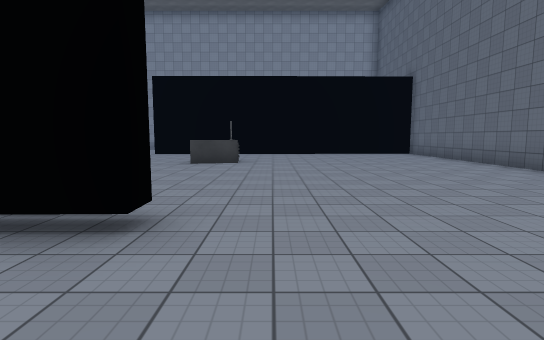
View 1 (above)

24 first-person views from a walk through a 3-D level made in the Unity game engine. The camera is 1.5 m above the floor, tilts 6° down and sees 80° across. The floor is counted in squares, 2 m on a side. Each view is taken from the middle of a square. On the plan, view 1 faces up. The plan holds only what a view shows up to about 11 squares ahead; the rest is blank. The place goes on beyond the plan. The player character is not drawn. Some surface patterns are stand-ins.

View 2
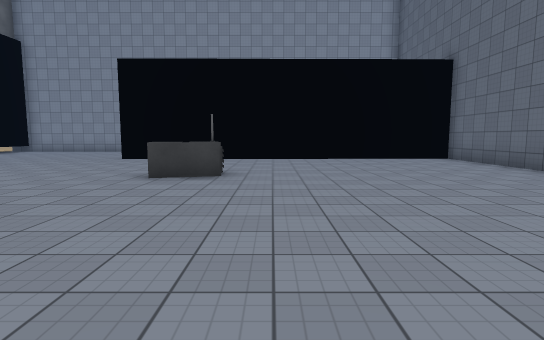

View 3
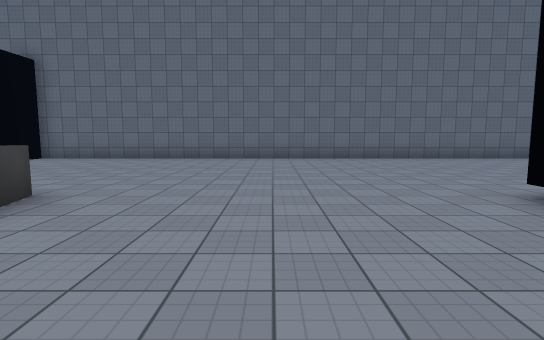

View 4
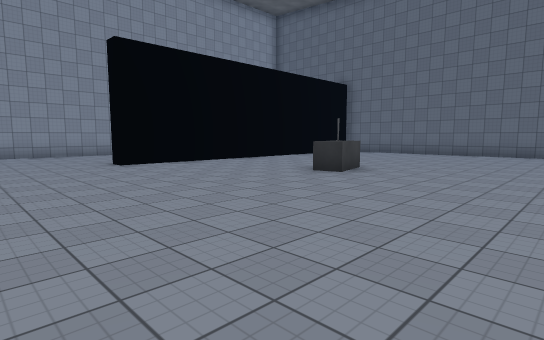

View 5
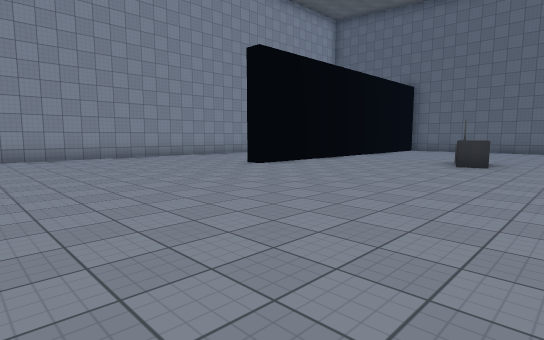

View 6
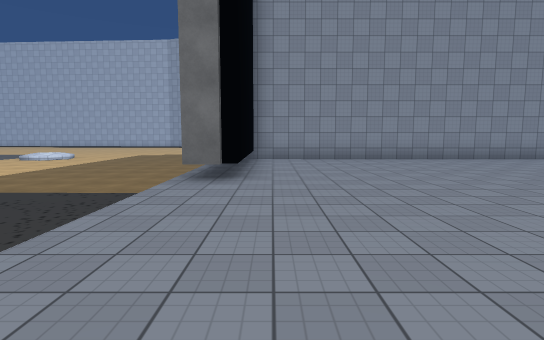

View 7
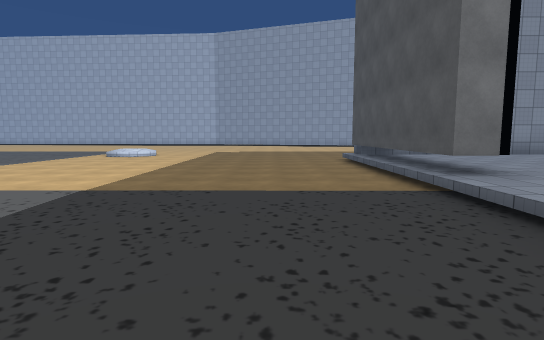

View 8
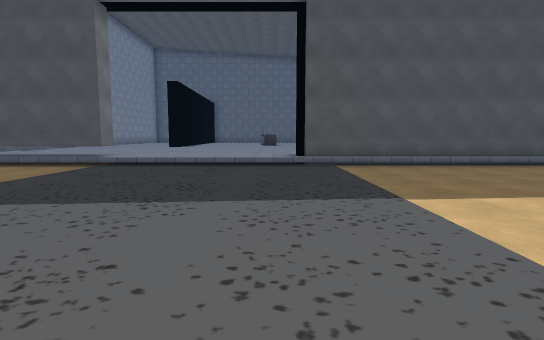

View 9
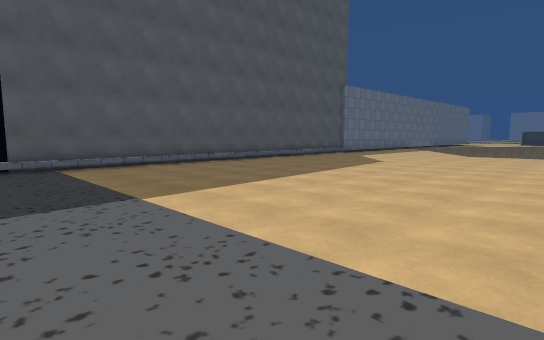

View 10
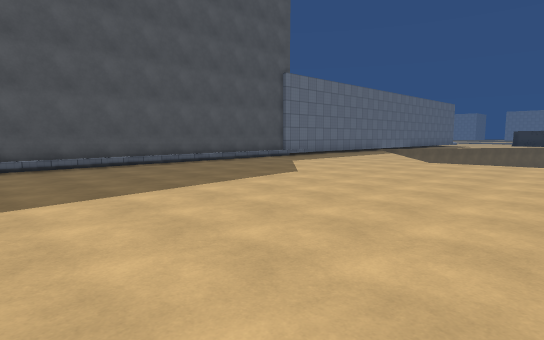

View 11
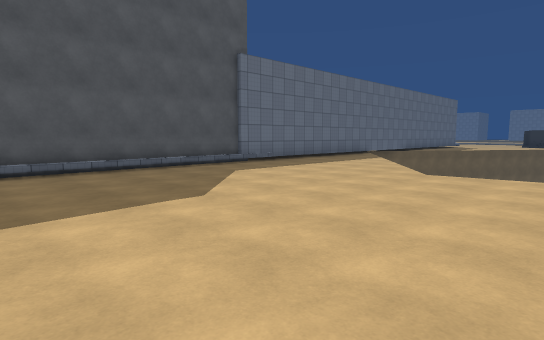

View 12
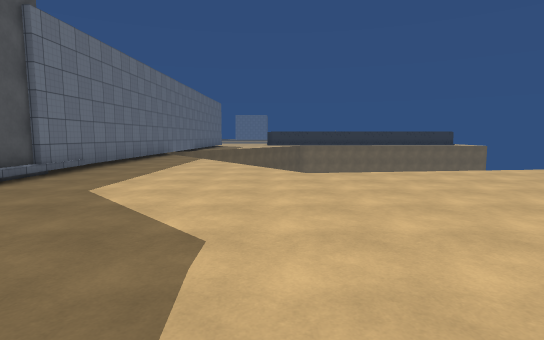

View 13
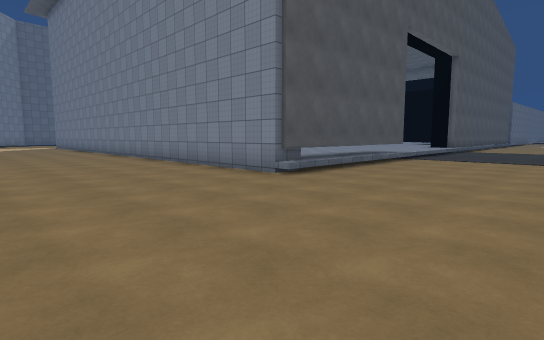

View 14
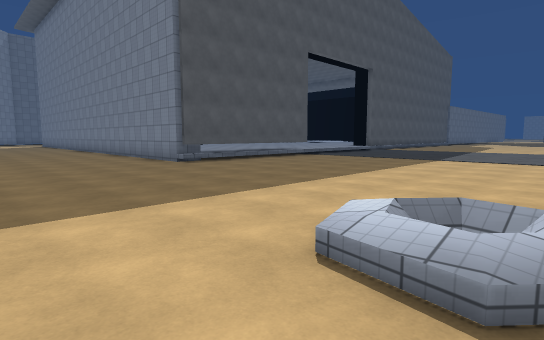

View 15
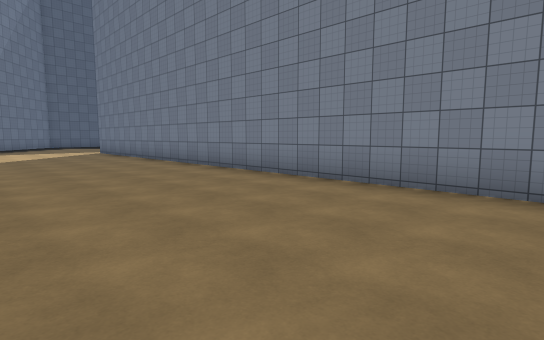

View 16
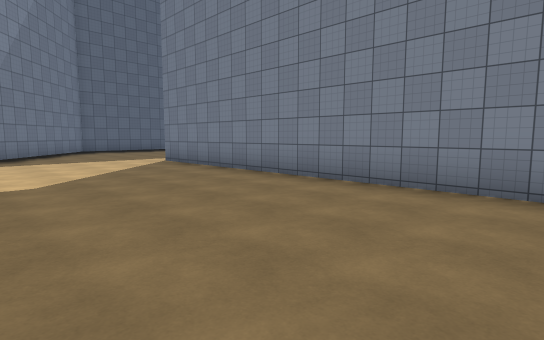

View 17
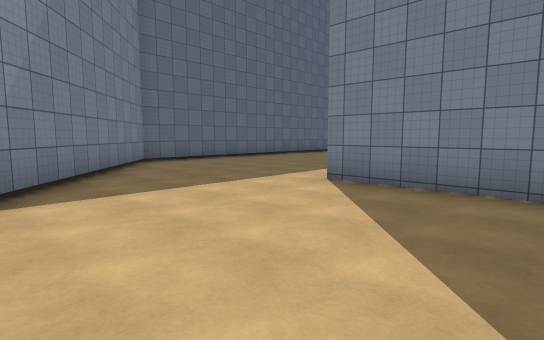

View 18
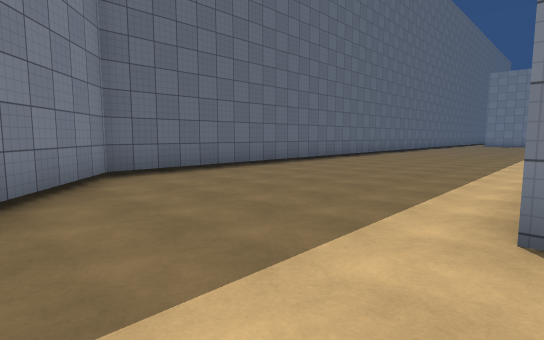

View 19
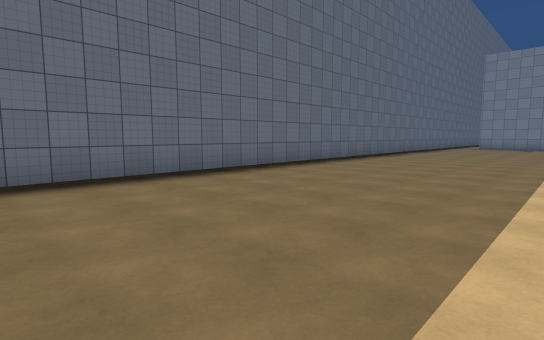

View 20
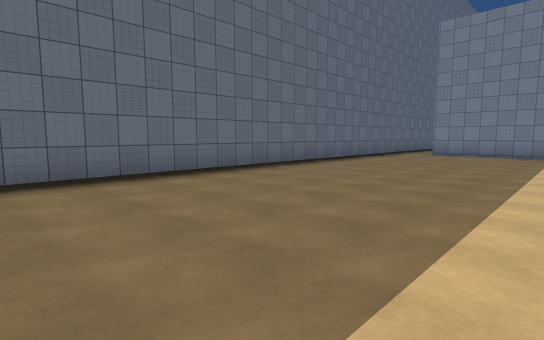

View 21
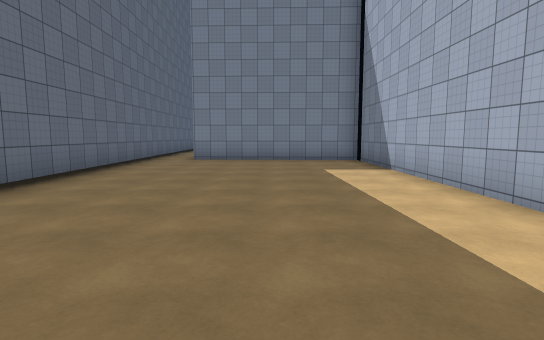

View 22
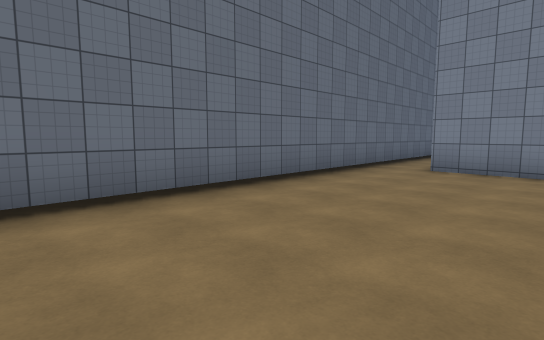

View 23
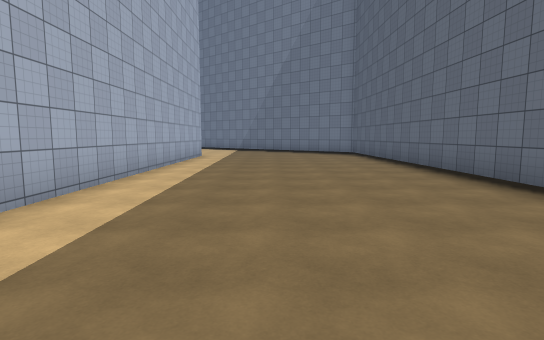

View 24
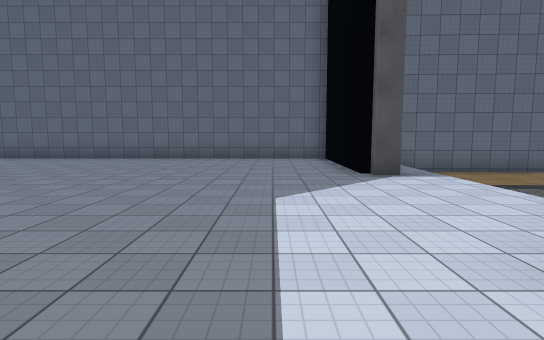

### Floor plan
Key: @ floor where view 1 was taken; # wall or solid block; . main floor; : floor 0.5 m higher than the main floor; / step, stairs or slope; v drop or lower ground; O other object.
Columns run from 21 left of view 1 to 13 right of it. Each row starts with its distance up from view 1.
 24 ........... ................ ##
 23 ..............................##
 22 //.............................##
 21 //..............................##
 20 .................................##
 19 .........###################......#
 18 .........#:::::::::        #......#
 17 .........#::::::::         #......#
 16 .........#::::::::         #......#
 15  ........#::::::::         #......#
 14  ......./#:::::::###       #......#
 13  ......./::::::::::::::::::#......#
 12  ......./::::::::::::::::::#......#
 11  ......./::::::::::::::::::#......#
 10  ......./::::::::::::::::::#......#
  9 ......../::::::::::OO::::::#......#
  8 ......../#:::::::::::::::::#......#
  7 ......../#:::::::::::::::::#......#
  6 ......../#   ::::::::::::::#......#
  5 ......../#   ::::::::::::::#......#
  4 ......../#        :::::::::#......#
  3 ......../#         #:::::::#......#
  2 ......../#         ::::::::#......#
  1 ......../#         ::::::::#......#
  0 ......../#        :::@:::::#......#
 -1 ......../#       ::::::::::#......#
 -2 ......../#      :::::::::::#......#
 -3 ......../#       ::::::::::#......#
 -4 ......../#        :::::#   ####...#
 -5 vvvv..../#         ::::::     ###.#
 -6     v....#           ....#       .#
 -7      v..##            ...#        #
 -8       ..#              ..#        #
 -9        .#               .#        #

Positions as (right, up) in squares from view 1, and headings:
1: (0, 0), facing up
2: (0, 3), facing up
3: (-5, 6), facing right
4: (-8, 5), facing up-right
5: (-11, 7), facing up-right
6: (-11, 8), facing up
7: (-15, 9), facing up
8: (-21, 9), facing right
9: (-21, 9), facing down-right
10: (-21, 5), facing down-right
11: (-20, 2), facing down-right
12: (-17, 2), facing down
13: (-17, 24), facing down-right
14: (-21, 24), facing down-right
15: (-9, 24), facing down-right
16: (-3, 24), facing down-right
17: (3, 24), facing down-right
18: (6, 22), facing down-right
19: (7, 16), facing down-right
20: (7, 9), facing down-right
21: (9, 6), facing down
22: (9, 3), facing down-right
23: (9, 7), facing up
24: (-5, -2), facing right
